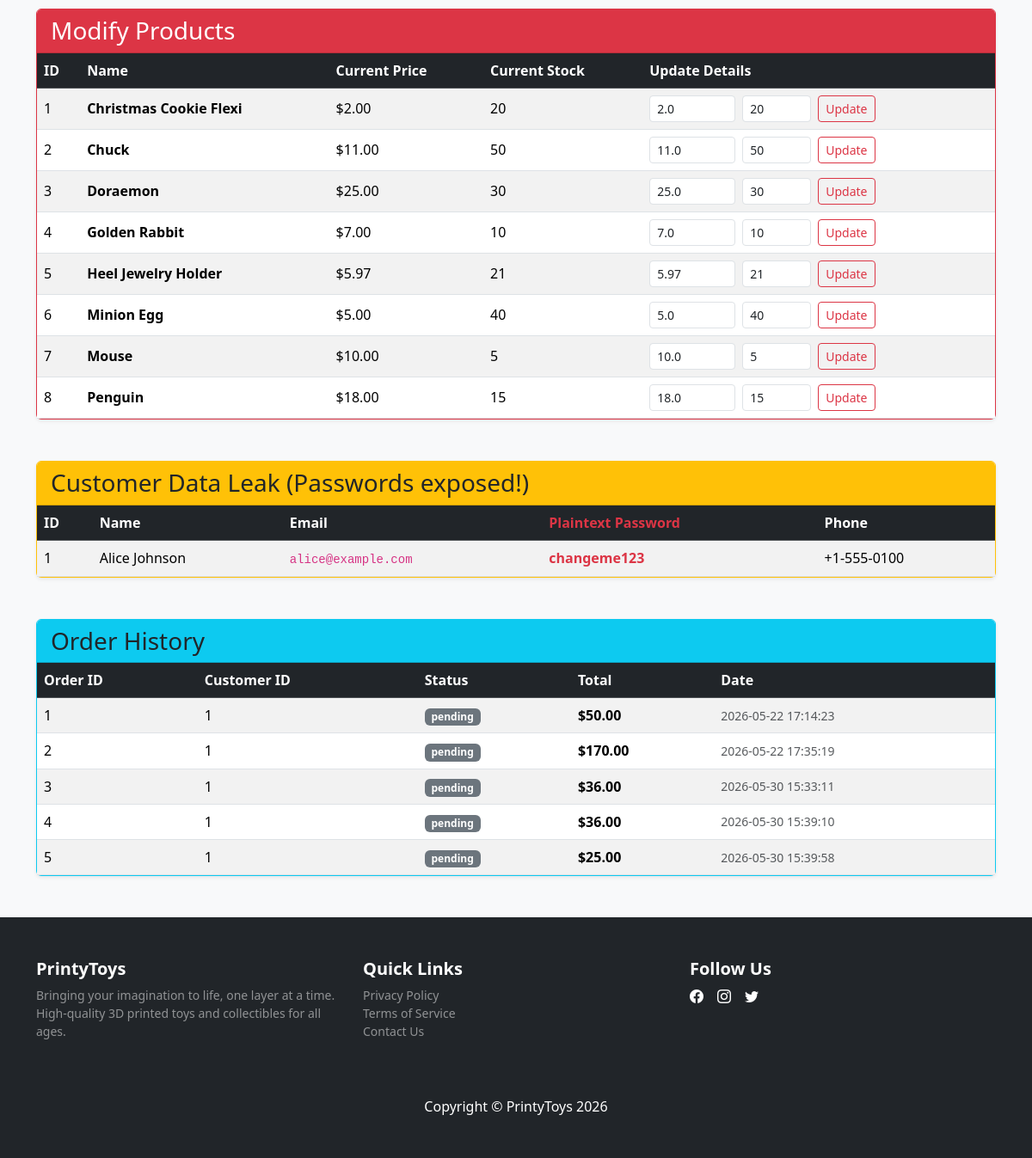
/admin (lower part), run on an earlier commit of the app's database.
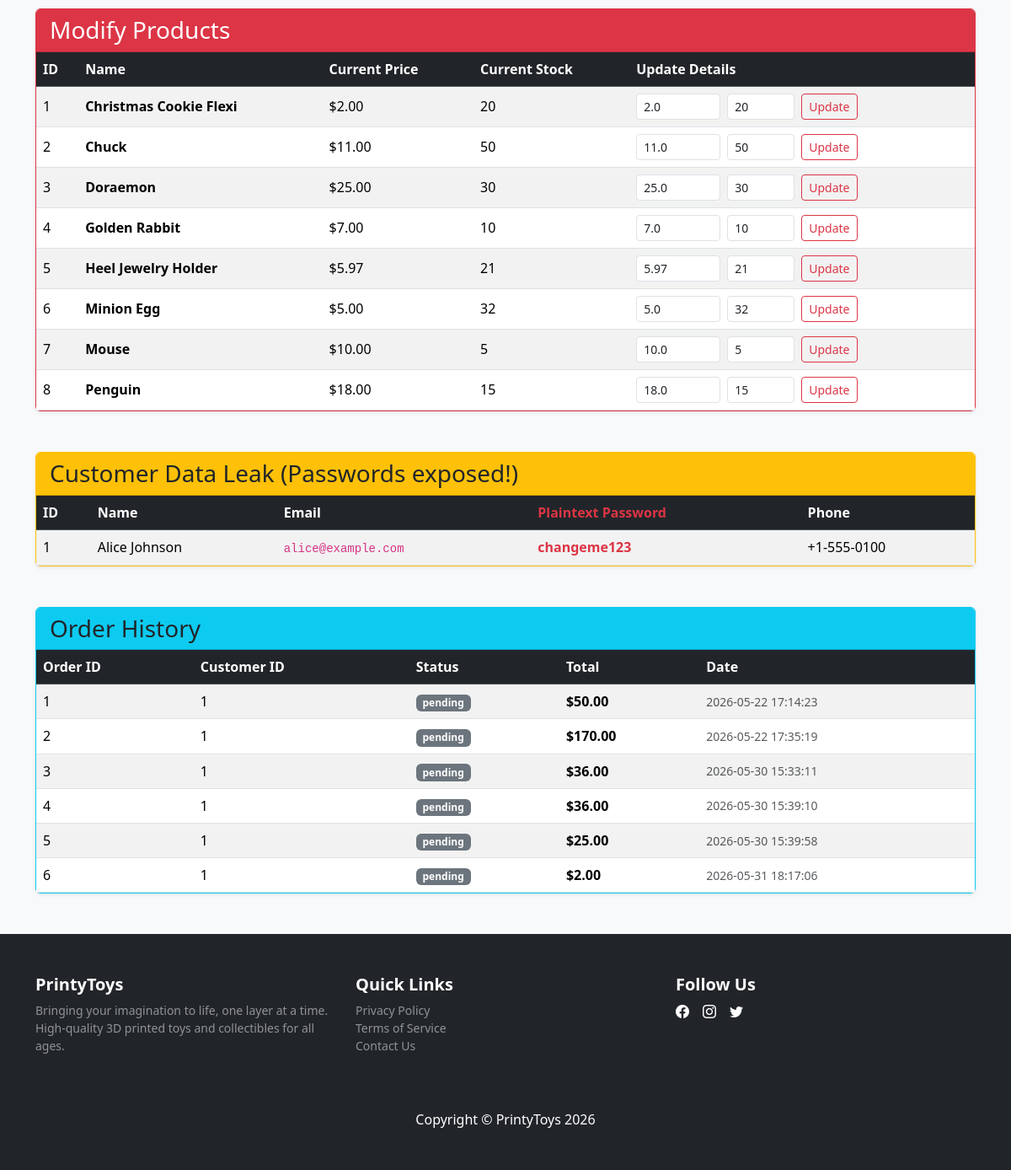
And on a later commit of the database.
### tables this page shows
CREATE TABLE products (
    id          INTEGER PRIMARY KEY AUTOINCREMENT,
    name        TEXT    NOT NULL,
    description TEXT,
    price       REAL    NOT NULL CHECK (price >= 0),
    image       TEXT,
    alt         TEXT,
    badge       TEXT,                       -- e.g. 'Hot', 'New', 'Limited'
    badge_color TEXT,                       -- Bootstrap bg- class
    rating      INTEGER DEFAULT 0 CHECK (rating BETWEEN 0 AND 5),
    stock       INTEGER NOT NULL DEFAULT 0 CHECK (stock >= 0),
    created_at  TEXT    NOT NULL DEFAULT (datetime('now'))
);

CREATE TABLE customers (
    id          INTEGER PRIMARY KEY AUTOINCREMENT,
    first_name  TEXT    NOT NULL,
    last_name   TEXT    NOT NULL,
    email       TEXT    NOT NULL UNIQUE,
    password    TEXT    NOT NULL,
    phone       TEXT,
    address     TEXT,
    city        TEXT,
    country     TEXT    DEFAULT 'US',
    created_at  TEXT    NOT NULL DEFAULT (datetime('now'))
, balance REAL NOT NULL DEFAULT 0.0 CHECK (balance >= 0));

CREATE TABLE orders (
    id          INTEGER PRIMARY KEY AUTOINCREMENT,
    customer_id INTEGER NOT NULL,
    status      TEXT    NOT NULL DEFAULT 'pending'
                        CHECK (status IN ('pending', 'processing', 'shipped', 'delivered', 'cancelled')),
    total       REAL    NOT NULL DEFAULT 0 CHECK (total >= 0),
    created_at  TEXT    NOT NULL DEFAULT (datetime('now')),
    updated_at  TEXT    NOT NULL DEFAULT (datetime('now')),

    FOREIGN KEY (customer_id) REFERENCES customers(id)
);

### app.py (the view)
@app.route("/admin", methods=["GET"])
def admin():
    con = get_db()
    customers = con.execute("SELECT * FROM customers").fetchall()
    orders = con.execute("SELECT * FROM orders").fetchall()
    products = con.execute("SELECT * FROM products").fetchall()
    con.close()
    return render_template("admin.html", customers=customers, orders=orders, products=products)

### app.py (called while the page is built)
def get_db():
    con = sqlite3.connect(DATABASE)
    con.row_factory = sqlite3.Row
    con.execute("PRAGMA foreign_keys = ON")
    return con

@app.context_processor
def inject_balance():
    if "balance" not in session:
        session["balance"] = 0.0
    return dict(user_balance=session["balance"])

### templates/admin.html (shortened to what this page needs)
{% extends 'index.html' %}
{% block content %}
<section class="py-5 bg-light">
  <div class="container">
    <div class="card shadow-sm mb-5 border-danger">
      <div class="card-header bg-danger text-white">
        <h3 class="mb-0">Modify Products</h3>
      </div>
      <div class="card-body p-0 table-responsive">
        <table class="table table-striped table-hover mb-0 align-middle">
          <thead class="table-dark">
            <tr>
              <th>ID</th>
              <th>Name</th>
              <th>Current Price</th>
              <th>Current Stock</th>
              <th>Update Details</th>
            </tr>
          </thead>
          <tbody>
            {% for product in products %}
            <tr>
              <td>{{ product.id }}</td>
              <td class="fw-bold">{{ product.name }}</td>
              <td>${{ "%.2f"|format(product.price) }}</td>
              <td>{{ product.stock }}</td>
              <td>
                <form action="/admin/update_product/{{ product.id }}" method="POST" class="d-flex align-items-center gap-2">
                  <input type="number" step="0.01" name="price" class="form-control form-control-sm" value="{{ product.price }}" required style="width: 100px;">
                  <input type="number" name="stock" class="form-control form-control-sm" value="{{ product.stock }}" required style="width: 80px;">
                  <button type="submit" class="btn btn-sm btn-outline-danger">Update</button>
                </form>
              </td>
            </tr>
            {% endfor %}
          </tbody>
        </table>
      </div>
    </div>
    <div class="card shadow-sm mb-5 border-warning">
      <div class="card-header bg-warning text-dark">
        <h3 class="mb-0">Customer Data Leak (Passwords exposed!)</h3>
      </div>
      <div class="card-body p-0 table-responsive">
        <table class="table table-striped table-hover mb-0 align-middle">
          <thead class="table-dark">
            <tr>
              <th>ID</th>
              <th>Name</th>
              <th>Email</th>
              <th class="text-danger">Plaintext Password</th>
              <th>Phone</th>
            </tr>
          </thead>
          <tbody>
            {% for customer in customers %}
            <tr>
              <td>{{ customer.id }}</td>
              <td>{{ customer.first_name }} {{ customer.last_name }}</td>
              <td><code>{{ customer.email }}</code></td>
              <td class="text-danger fw-bold">{{ customer.password }}</td>
              <td>{{ customer.phone }}</td>
            </tr>
            {% endfor %}
          </tbody>
        </table>
      </div>
    </div>
    <div class="card shadow-sm border-info">
      <div class="card-header bg-info text-dark">
        <h3 class="mb-0">Order History</h3>
      </div>
      <div class="card-body p-0 table-responsive">
        <table class="table table-striped table-hover mb-0 align-middle">
          <thead class="table-dark">
            <tr>
              <th>Order ID</th>
              <th>Customer ID</th>
              <th>Status</th>
              <th>Total</th>
              <th>Date</th>
            </tr>
          </thead>
          <tbody>
            {% for order in orders %}
            <tr>
              <td>{{ order.id }}</td>
              <td>{{ order.customer_id }}</td>
              <td>
                <span class="badge bg-{{ 'success' if order.status == 'delivered' else 'secondary' }}">
                  {{ order.status }}
                </span>
              </td>
              <td class="fw-bold">${{ "%.2f"|format(order.total) }}</td>
              <td class="small text-muted">{{ order.created_at }}</td>
            </tr>
            {% endfor %}
          </tbody>
        </table>
      </div>
    </div>
  </div>
</section>
{% endblock %}

### templates/index.html (shortened to what this page needs)
<!DOCTYPE html>
<html lang="en">
<head>
  <link href="https://cdn.jsdelivr.net/npm/bootstrap@5.3.8/dist/css/bootstrap.min.css" rel="stylesheet" />
  <link href="https://cdn.jsdelivr.net/npm/bootstrap-icons@1.13.1/font/bootstrap-icons.css" rel="stylesheet" />
</head>
<body>
  {% block content %}{% endblock %}
  <footer class="py-5 bg-dark">
    <div class="container">
      <div class="row">
        <div class="col-md-4 mb-3 text-white">
          <h5 class="fw-bold">PrintyToys</h5>
          <p class="small text-white-50">Bringing your imagination to life, one layer at a time. High-quality 3D printed
            toys and collectibles for all ages.</p>
        </div>
        <div class="col-md-4 mb-3 text-white">
          <h5 class="fw-bold">Quick Links</h5>
          <ul class="list-unstyled small text-white-50">
            <li><a href="#!" class="text-white-50 text-decoration-none">Privacy Policy</a></li>
            <li><a href="#!" class="text-white-50 text-decoration-none">Terms of Service</a></li>
            <li><a href="#!" class="text-white-50 text-decoration-none">Contact Us</a></li>
          </ul>
        </div>
        <div class="col-md-4 mb-3 text-white">
          <h5 class="fw-bold">Follow Us</h5>
          <div class="d-flex">
            <a href="#!" class="text-white me-3"><i class="bi bi-facebook"></i></a>
            <a href="#!" class="text-white me-3"><i class="bi bi-instagram"></i></a>
            <a href="#!" class="text-white me-3"><i class="bi bi-twitter"></i></a>
          </div>
        </div>
      </div>
      <hr class="bg-white opacity-25" />
      <p class="m-0 text-center text-white">Copyright &copy; PrintyToys 2026</p>
    </div>
  </footer>
</body>
</html>

What changed in the data, as far as the page shows it:
changed products "Minion Egg": stock "40" → "32"
added orders: id "6", customer_id "1", status "pending", total "2.00", created_at "2026-05-31 18:17:06"
